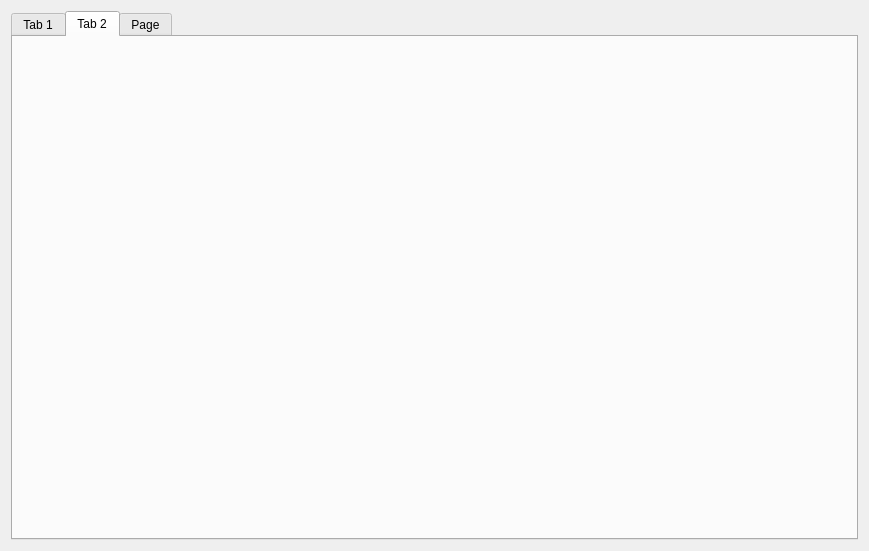
<?xml version="1.0" encoding="UTF-8"?>
<ui version="4.0">
 <class>UserDataView</class>
 <widget class="QWidget" name="UserDataView">
  <property name="geometry">
   <rect>
    <x>0</x>
    <y>0</y>
    <width>869</width>
    <height>551</height>
   </rect>
  </property>
  <property name="windowTitle">
   <string>Form</string>
  </property>
  <layout class="QGridLayout" name="gridLayout_2">
   <item row="0" column="0">
    <widget class="QTabWidget" name="tabWidget">
     <property name="styleSheet">
      <string notr="true"/>
     </property>
     <property name="currentIndex">
      <number>1</number>
     </property>
     <widget class="QWidget" name="Info">
      <attribute name="title">
       <string>Tab 1</string>
      </attribute>
      <widget class="QPushButton" name="changeProfileButton">
       <property name="geometry">
        <rect>
         <x>431</x>
         <y>452</y>
         <width>92</width>
         <height>29</height>
        </rect>
       </property>
       <property name="text">
        <string>Mofier Profil</string>
       </property>
      </widget>
      <widget class="QPushButton" name="changePasswordButton">
       <property name="geometry">
        <rect>
         <x>536</x>
         <y>452</y>
         <width>178</width>
         <height>29</height>
        </rect>
       </property>
       <property name="text">
        <string>Changer de mot de passe</string>
       </property>
      </widget>
      <widget class="QPushButton" name="logoutButton">
       <property name="geometry">
        <rect>
         <x>721</x>
         <y>452</y>
         <width>111</width>
         <height>29</height>
        </rect>
       </property>
       <property name="text">
        <string>Se déconnecter</string>
       </property>
      </widget>
      <widget class="QWidget" name="layoutWidget">
       <property name="geometry">
        <rect>
         <x>250</x>
         <y>10</y>
         <width>84</width>
         <height>66</height>
        </rect>
       </property>
       <layout class="QVBoxLayout" name="verticalLayout_3">
        <item>
         <widget class="QComboBox" name="profileComboBox"/>
        </item>
        <item>
         <widget class="QPushButton" name="okButton">
          <property name="text">
           <string>OK</string>
          </property>
         </widget>
        </item>
       </layout>
      </widget>
      <widget class="QWidget" name="layoutWidget">
       <property name="geometry">
        <rect>
         <x>13</x>
         <y>12</y>
         <width>202</width>
         <height>105</height>
        </rect>
       </property>
       <layout class="QHBoxLayout" name="horizontalLayout">
        <item>
         <layout class="QVBoxLayout" name="verticalLayout">
          <item>
           <widget class="QLabel" name="surnameLabel">
            <property name="text">
             <string>Nom : </string>
            </property>
           </widget>
          </item>
          <item>
           <widget class="QLabel" name="nameLabel">
            <property name="text">
             <string>Prénom : </string>
            </property>
           </widget>
          </item>
          <item>
           <widget class="QLabel" name="mailLabel">
            <property name="text">
             <string>adresse mail : </string>
            </property>
           </widget>
          </item>
          <item>
           <widget class="QLabel" name="rightslabel">
            <property name="text">
             <string>Droits utilisateurs : </string>
            </property>
           </widget>
          </item>
         </layout>
        </item>
        <item>
         <layout class="QVBoxLayout" name="verticalLayout_2">
          <item>
           <widget class="QLabel" name="surnameUser">
            <property name="text">
             <string>TextLabel</string>
            </property>
           </widget>
          </item>
          <item>
           <widget class="QLabel" name="nameUser">
            <property name="text">
             <string>TextLabel</string>
            </property>
           </widget>
          </item>
          <item>
           <widget class="QLabel" name="mailUser">
            <property name="text">
             <string>TextLabel</string>
            </property>
           </widget>
          </item>
          <item>
           <widget class="QLabel" name="rightsUser">
            <property name="text">
             <string>TextLabel</string>
            </property>
           </widget>
          </item>
         </layout>
        </item>
       </layout>
      </widget>
     </widget>
     <widget class="QWidget" name="securite">
      <attribute name="title">
       <string>Tab 2</string>
      </attribute>
     </widget>
     <widget class="QWidget" name="profils">
      <attribute name="title">
       <string>Page</string>
      </attribute>
     </widget>
    </widget>
   </item>
  </layout>
 </widget>
 <resources/>
 <connections/>
</ui>
